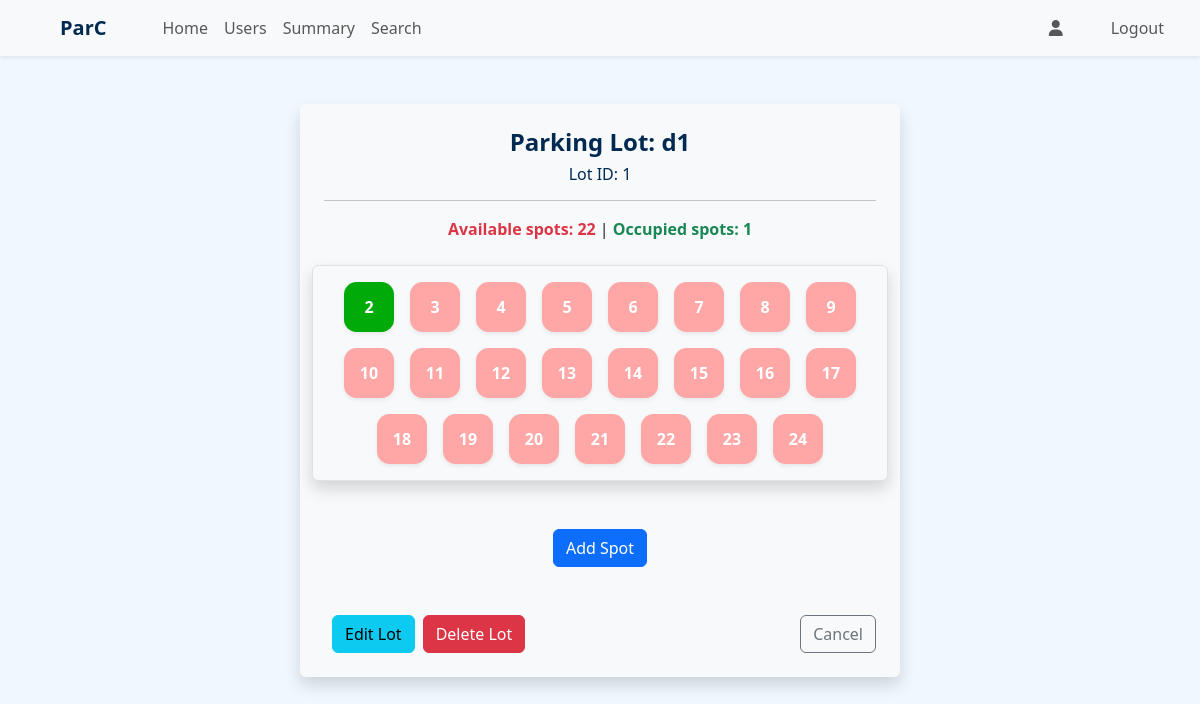
/admin/view_parking_lot/1 (signed in), run on an earlier commit of the app's database.
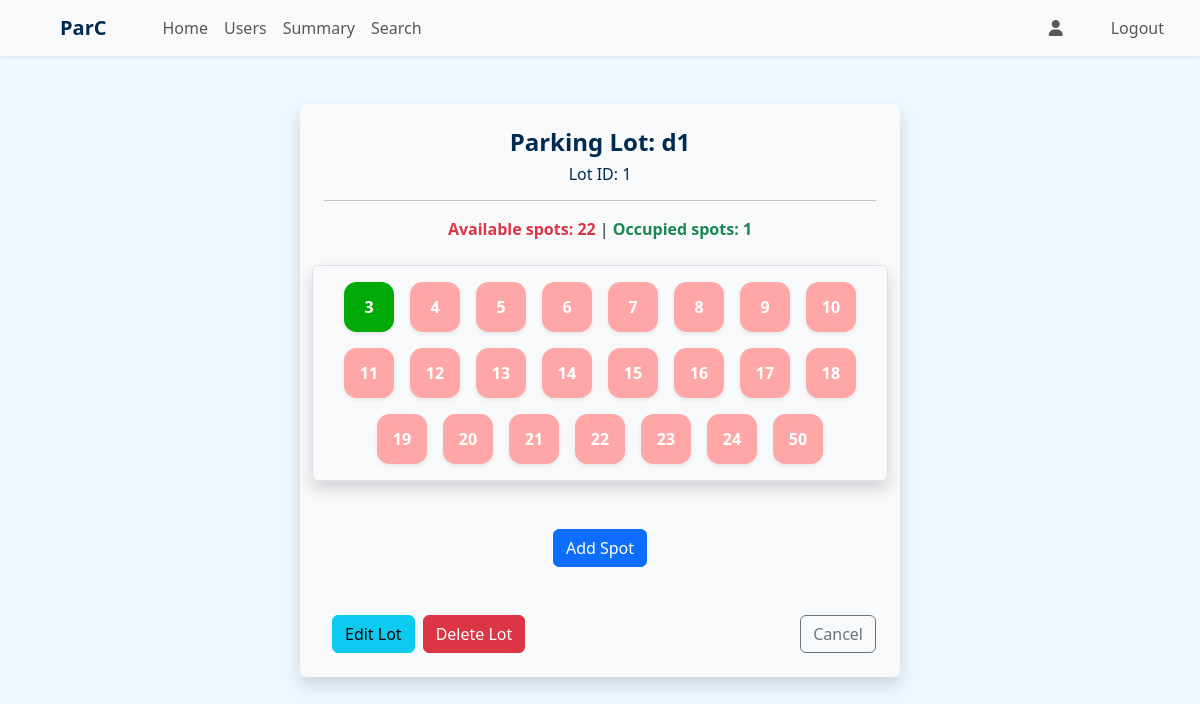
And on a later commit of the database.
### application/models.py (models this page shows)
class ParkingSpot(db.Model):
    id = db.Column(db.Integer, primary_key = True)
    lot_id = db.Column(db.Integer, db.ForeignKey('parking_lot.id'), nullable = False)
    status = db.Column(db.String, nullable = False, default = 'available')
    reservations = db.relationship('Reservation', backref = 'spot', cascade = 'all, delete')

### application/routes.py (the view)
@app.route('/admin/view_parking_lot/<int:lot_id>')
@auth_required()
@roles_required('admin')
def view_parking_lot(lot_id):
    lot = ParkingLot.query.get(lot_id)
    occupied_spots = get_reserved_spots_count(lot.id)
    available_spots = lot.spots_count - occupied_spots
    return render_template('view_lot.html', lot=lot, occupied_spots = occupied_spots, available_spots = available_spots)

### application/utils.py (called while the page is built)
def get_reserved_spots_count(lot_id):
    return ParkingSpot.query.filter_by(lot_id = lot_id, status = "occupied").count()

### templates/view_lot.html (shortened to what this page needs)
{% extends "admin_dashboard.html" %}
{% block content %}
<div class="container my-5 w-50 mx-auto bg-light p-4 rounded shadow">
    <div class="row justify-content-center mb-4">
        <div class="text-center">
            <h4 class="fw-semibold">Parking Lot: {{lot.pl_name}}</h4>
            <h6>Lot ID: {{lot.id}}</h6>
            <hr>
            <div>
                <span class="fw-semibold text-danger">Available spots: {{available_spots}} </span> |
                <span class="fw-semibold text-success">Occupied spots: {{occupied_spots}} </span>
            </div>
        </div>
    </div>
    <div class="row align-items-start justify-content-center gap-3 rounded p-3 bg-light shadow border">
        {% for spot in lot.spots %}
        <a href="{{url_for('get_spot', spot_id = spot.id)}}"
            class="spot_box shadow-sm {{'unavailable' if spot.status != 'available' else 'available'}} ">
            {{spot.id}}
        </a>
        {% else %}
        <div class="text-center">
            <h5 class="text-muted">No Spots Found</h5>
        </div>
        {% endfor %}
    </div>
    <div class="text-center my-5">
        <a href="{{url_for('create_spot', lot_id = lot.id)}}" class="btn btn-primary"> Add Spot</a>
    </div>
    <div class="d-flex justify-content-between">
        <div class="d-flex">
            <a href="{{url_for('edit_parking_lot', lot_id=lot.id)}}" class="btn btn-info mx-2">Edit Lot</a>
            <a href="{{url_for('delete_lot', lot_id = lot.id)}}" class="btn btn-danger">Delete Lot</a>
        </div>
        <a href="javascript:history.back()" class="btn btn-outline-secondary">Cancel</a>
    </div>
</div>
{% endblock %}

What changed in the data, as far as the page shows it:
removed ParkingSpot: id "2", status "occupied" (drawn)
changed ParkingSpot id 3: status "available" → "occupied" (drawn)
added ParkingSpot: id "50"
